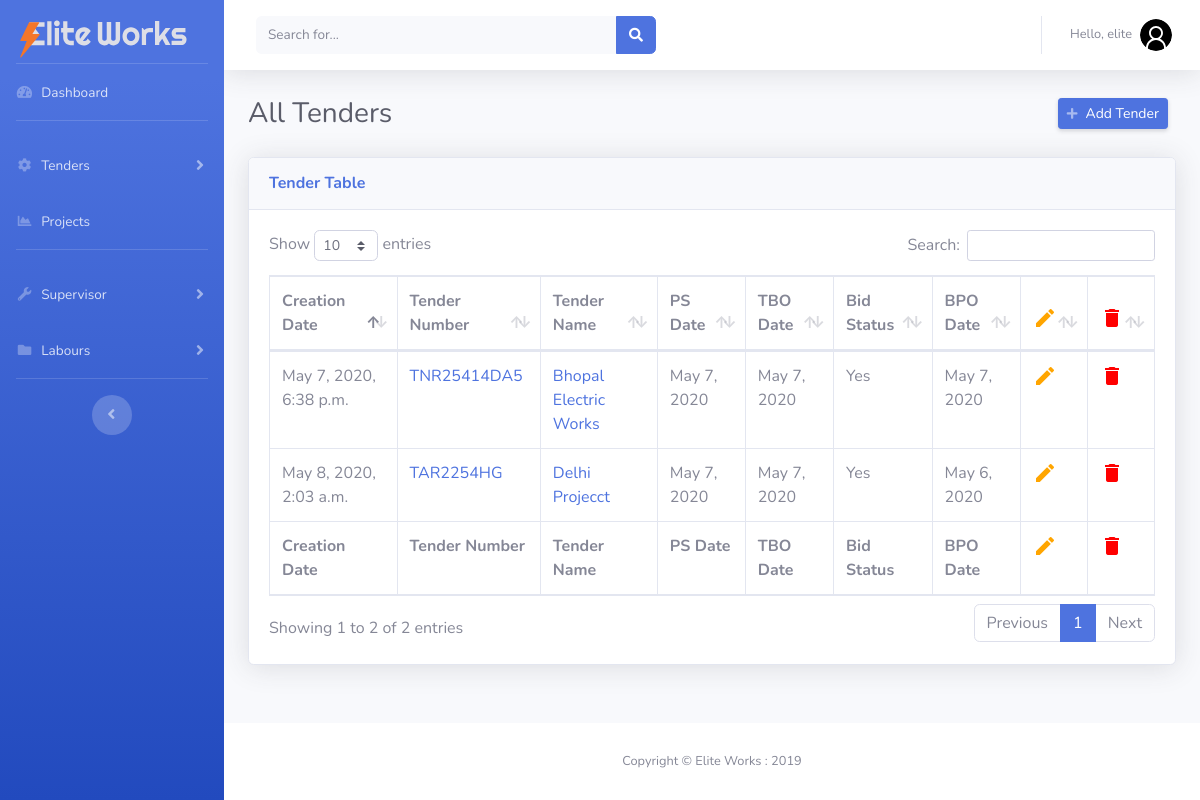
The page /tenders/ (signed in) on the database as committed earlier.
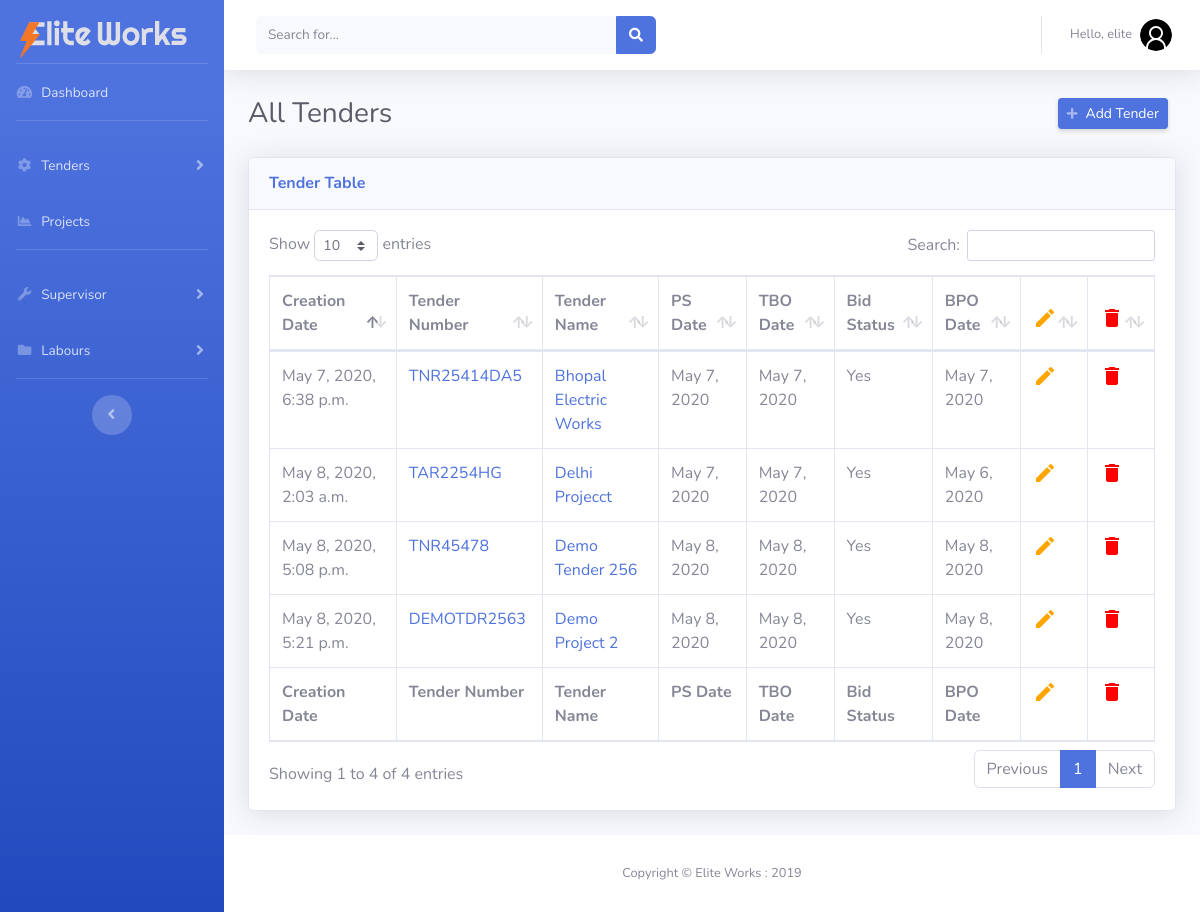
The same page on the database as committed later.
### project/models.py (models this page shows, shortened)
class Tender(models.Model):
    Yes = 'Yes'
    No = 'No'
    status = [(Yes, 'Yes'), (No, 'No')]
    uuid_no = models.UUIDField(default=uuid.uuid4, editable=False, unique=True)
    date_created = models.DateTimeField(
        'Creation Date', auto_now_add=True, null=True)
    tender_number = models.CharField('Tender Number / ID', max_length=500)
    tender_name = models.CharField('Tender Name', max_length=500)
    tender_description = models.TextField('Tender Description')
    tender_submission_date = models.DateField(
        'Tender Submission Date', default=timezone.now)
    tender_purchase_reciept = models.FileField('Tender Purchase Reciept')
    tender_confirmation_reciept = models.FileField(
        'Tender Confirmation Reciept')
    physical_submission_date = models.DateField(
        'Physical Submission Date', default=timezone.now)
    tech_bid_opening_date = models.DateField(
        'Technical Bid Opening Date', default=timezone.now)
    bid_status = models.CharField(
        'Bid Status', max_length=10, choices=status, default=No)
    bid_price_opening_date = models.DateField(
        'Bid price opening date', blank=True, default=timezone.now)
    prize_bid = models.CharField('Bid Price', max_length=50)

### manpower/views.py (the view)
# urls.py: path('tenders/', views.tenders, name='tenders'),
@login_required
def tenders(request):
    tender_list = Tender.objects.all()
    context = {'tender_list': tender_list}
    return render(request, 'manpower/tenders.html', context)

### manpower/templates/manpower/tenders.html (shortened to what this page needs)
{% extends 'manpower/base.html' %}
{% load static %}
{% block content %}
<div class="container-fluid">
    <div class="d-sm-flex align-items-center justify-content-between mb-4">
        <h1 class="h3 mb-0 text-gray-800">All Tenders</h1>
        <a href="{% url 'add_tender' %}"
            class="d-xs-block my-1 mr-2 px-2 d-sm-inline-block btn btn-sm btn-primary shadow-sm"><i
                class="fas fa-plus fa-sm text-white-50 pr-2"></i>Add Tender</a>
    </div>
    <div class="card shadow mb-4">
        <div class="card-header py-3">
            <h6 class="m-0 font-weight-bold text-primary">Tender Table</h6>
        </div>
        <div class="card-body">
            <div class="table-responsive">
                <table class="table table-bordered" id="dataTable" width="100%" cellspacing="0">
                    <thead>
                        <tr>
                            <th>Creation Date</th>
                            <th>Tender Number</th>
                            <th>Tender Name</th>
                            <th>PS Date</th>
                            <th>TBO Date</th>
                            <th>Bid Status</th>
                            <th>BPO Date</th>
                            <th><i class="material-icons update">edit</i></th>
                            <th><i class="material-icons delete">delete</i></th>
                        </tr>
                    </thead>
                    <tfoot>
                        <tr>
                            <th>Creation Date</th>
                            <th>Tender Number</th>
                            <th>Tender Name</th>
                            <th>PS Date</th>
                            <th>TBO Date</th>
                            <th>Bid Status</th>
                            <th>BPO Date</th>
                            <th><i class="material-icons update">edit</i></th>
                            <th><i class="material-icons delete">delete</i></th>
                        </tr>
                    </tfoot>
                    <tbody>
                        {% for tender in tender_list  %}
                        <tr>
                            <td>{{tender.date_created}}</td>
                            <td><a href="/tenders/{{tender.uuid_no}}">{{tender.tender_number}}</a></td>
                            <td><a href="/tenders/{{tender.uuid_no}}">{{tender.tender_name}}</a></td>
                            <td>{{tender.physical_submission_date}}</td>
                            <td>{{tender.tech_bid_opening_date}}</td>
                            <td>{{tender.bid_status}}</td>
                            <td>{{tender.bid_price_opening_date}}</td>
                            <th><a href="{% url 'edit_tender' tender.id %}"><i
                                        class="material-icons update">edit</i></a></th>
                            <th><a href="{% url 'delete_tender' tender.id %}"><i
                                        class="material-icons delete">delete</i></a></th>
                        </tr>
                        {% endfor %}
                    </tbody>
                </table>
            </div>
        </div>
    </div>
</div>
{% endblock content %}

Rows that differ between the two databases and show on the page:
added Tender: date_created "May 8, 2020, 5:08 p.m.", tender_number "TNR45478", tender_name "Demo Tender 256", physical_submission_date "May 8, 2020", tech_bid_opening_date "May 8, 2020", bid_status "Yes", bid_price_opening_date "May 8, 2020"
added Tender: date_created "May 8, 2020, 5:21 p.m.", tender_number "DEMOTDR2563", tender_name "Demo Project 2", physical_submission_date "May 8, 2020", tech_bid_opening_date "May 8, 2020", bid_status "Yes", bid_price_opening_date "May 8, 2020"
Other text that changed with them:
text written by a page script: "Show entries Search: Showing 1 to 2 of 2 entries Previous 1 Next" → "Show entries Search: Showing 1 to 4 of 4 entries Previous 1 Next"
